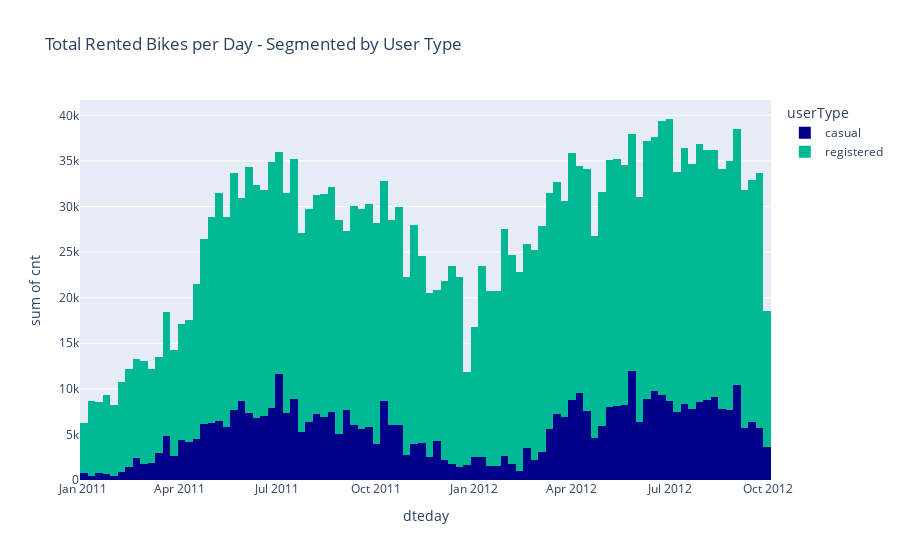

This figure's notebook cell:
### Markdown cell above
2. Plotting the evolution of total rented bikes per day segmented by user type.

### Code cell
# Plotting the evolution of total rented bikes per day segmented by user type.

px.histogram(dfUser, x='dteday', y="cnt", color='userType', color_discrete_sequence = ['darkblue', '#00b894'], title='Total Rented Bikes per Day - Segmented by User Type')

### Figure 1 — Plotly figure (JSON) as saved in the notebook; plotly's stock layout.template omitted (floating-point values rounded to 4 significant figures; data arrays with more than 128 entries replaced by an {"elided": "..."} marker saying what was removed)
{"data": [{"alignmentgroup": "True", "bingroup": "x", "histfunc": "sum", "hovertemplate": "userType=casual<br>dteday=%{x}<br>sum of cnt=%{y}<extra></extra>", "legendgroup": "casual", "marker": {"color": "darkblue", "pattern": {"shape": ""}}, "name": "casual", "offsetgroup": "casual", "orientation": "v", "showlegend": true, "type": "histogram", "x": {"elided": "14773 str values"}, "xaxis": "x", "y": {"elided": "14773 int values"}, "yaxis": "y"}, {"alignmentgroup": "True", "bingroup": "x", "histfunc": "sum", "hovertemplate": "userType=registered<br>dteday=%{x}<br>sum of cnt=%{y}<extra></extra>", "legendgroup": "registered", "marker": {"color": "#00b894", "pattern": {"shape": ""}}, "name": "registered", "offsetgroup": "registered", "orientation": "v", "showlegend": true, "type": "histogram", "x": {"elided": "14773 str values"}, "xaxis": "x", "y": {"elided": "14773 int values"}, "yaxis": "y"}], "layout": {"barmode": "relative", "legend": {"title": {"text": "userType"}, "tracegroupgap": 0}, "title": {"text": "Total Rented Bikes per Day - Segmented by User Type"}, "xaxis": {"anchor": "y", "domain": [0, 1], "title": {"text": "dteday"}}, "yaxis": {"anchor": "x", "domain": [0, 1], "title": {"text": "sum of cnt"}}}}
